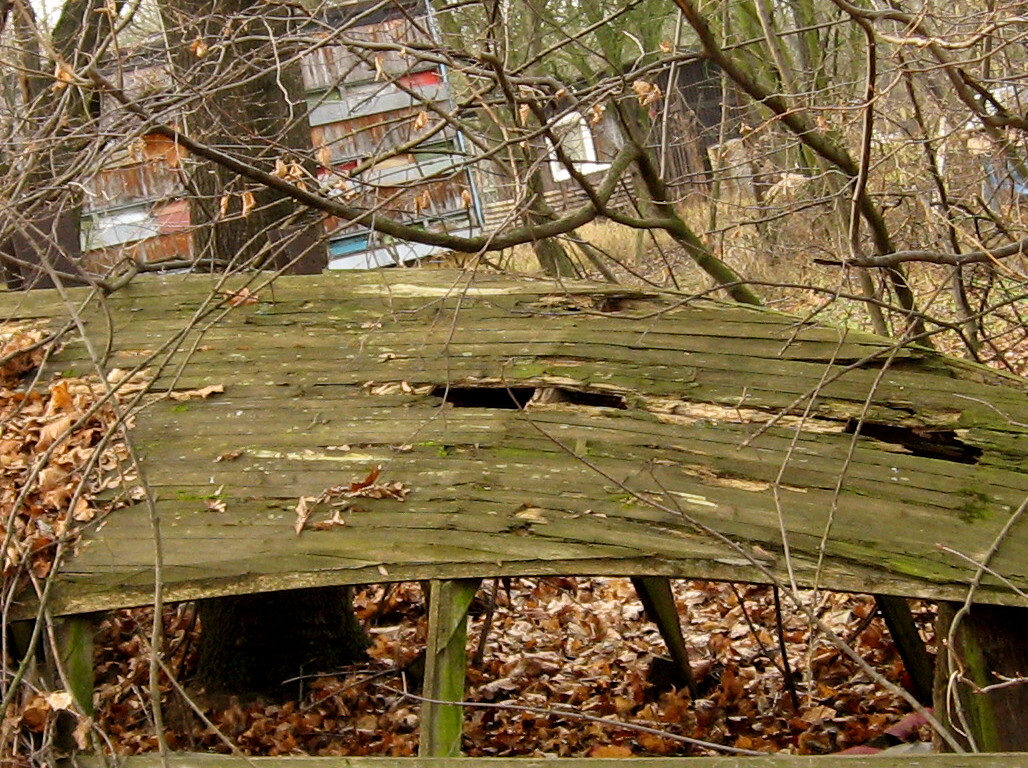
#> input picture tools/jpeg_host/photos/compact_canon_a540.jpg, 1028 x 768 px
$ python convert_reference.py photos/compact_canon_a540.jpg --dir landscape
#> lines starting #> are read from the running program, lines starting #| are printed output that depends on the picture
# Reference for the look of the frame's own JPEG conversion (tools/jpeg_host/check.py compares the
# two): crop, enhance and dither a photo with Pillow, written as an exact-palette 24-bit BMP.
import sys
import os.path
from PIL import Image, ImagePalette, ImageOps, ImageEnhance, ImageFilter
import argparse

# Get arguments
parser = argparse.ArgumentParser(description='Process images for e-ink display.')
parser.add_argument('image_file', type=str, help='Input image file')
parser.add_argument('--dir', choices=['landscape', 'portrait'], help='Image direction (landscape or portrait)')
args = parser.parse_args()
input_filename = args.image_file
display_direction = args.dir

# Check whether the input file exists
if not os.path.isfile(input_filename):
    print(f'Error: file {input_filename} does not exist')
    sys.exit(1)

# Read input image
input_image = Image.open(input_filename)
#> input_image is the input picture: PIL image 1028x768 RGB; mean R, G, B 123.2, 102.2, 66.1

# Get the original image size
width, height = input_image.size
#> width = 1028; height = 768

# Specified target size
if display_direction:
    if display_direction == 'landscape':
        target_width, target_height = 800, 480
    else:
        target_width, target_height = 480, 800
else:
    if  width > height:
        target_width, target_height = 800, 480
    else:
        target_width, target_height = 480, 800

# Cover mode: scale to fill entire frame, crop excess from center
scale_ratio = max(target_width / width, target_height / height)
#> scale_ratio = 0.778

# Calculate the size after scaling
scaled_width = int(width * scale_ratio)
#> scaled_width = 800
scaled_height = int(height * scale_ratio)
#> scaled_height = 597

# Resize image to cover
scaled_image = input_image.resize((scaled_width, scaled_height), Image.Resampling.LANCZOS)

# Calculate crop box to center the image
left = (scaled_width - target_width) // 2
#> left = 0
top = (scaled_height - target_height) // 2
#> top = 58
right = left + target_width
#> right = 800
bottom = top + target_height
#> bottom = 538

# Crop to target size from center
resized_image = scaled_image.crop((left, top, right, bottom))
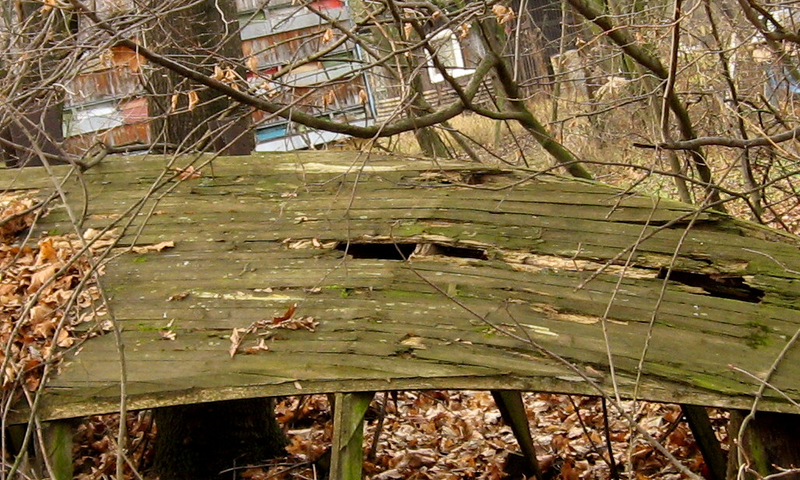
#> resized_image: PIL image 800x480 RGB; mean R, G, B 125.1, 104.5, 67.2

# Enhance image
img = resized_image
img = img.filter(ImageFilter.UnsharpMask(radius=1.0, percent=110, threshold=3))
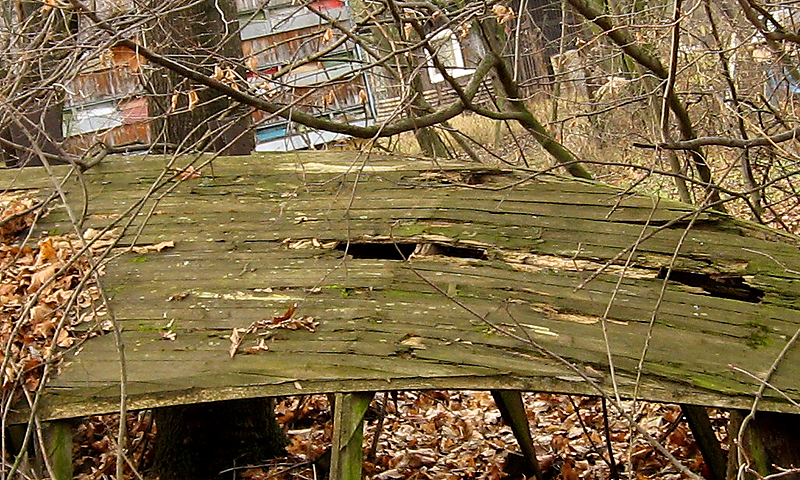
#> img: PIL image 800x480 RGB; mean R, G, B 125.3, 105.3, 68.9
img = ImageEnhance.Contrast(img).enhance(1.1)
img = ImageEnhance.Color(img).enhance(1.2)

# Prepare output filename
output_filename = os.path.splitext(input_filename)[0] + '_output.bmp'

# Palette approximating how the panel's inks actually look (duller than pure RGB).
# Dithering against it gives more accurate colors than dithering against pure values.
dither_pal = (
    5, 5, 5,        # black
    245, 245, 245,  # white
    65, 140, 30,    # green
    30, 65, 240,    # blue
    190, 0, 0,      # red
    255, 245, 55,   # yellow
    230, 125, 0     # orange
)

# Pure panel colours written to the output BMP, in the same order as dither_pal.
output_pal = (
    0, 0, 0,        # black
    255, 255, 255,  # white
    0, 255, 0,      # green
    0, 0, 255,      # blue
    255, 0, 0,      # red
    255, 255, 0,    # yellow
    255, 128, 0     # orange
)

# Dither using the realistic palette, then swap in the exact output values (indices stay the same)
pal_img = Image.new("P", (1,1))
pal_img.putpalette(dither_pal)
out_img = img.quantize(dither=Image.FLOYDSTEINBERG, palette=pal_img)
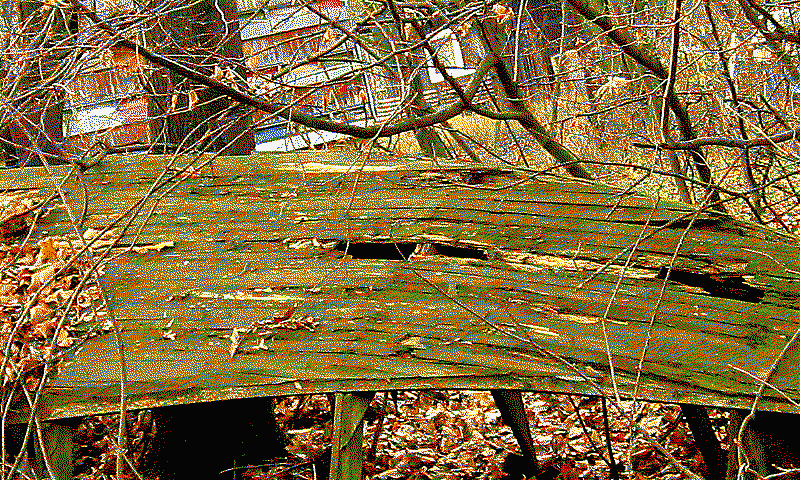
#> out_img: PIL image 800x480 P; mean R, G, B 129.5, 105.6, 58.3
out_img.putpalette(output_pal)
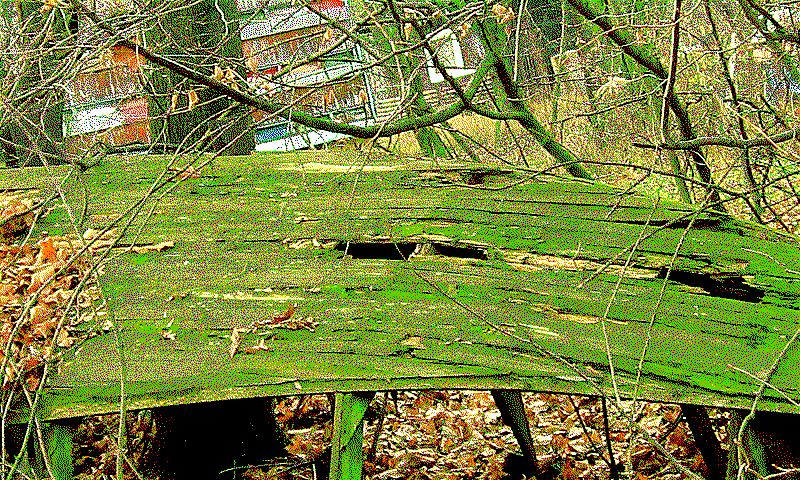
#> out_img: PIL image 800x480 P; mean R, G, B 124.7, 133.2, 50.1
out_img = out_img.convert('RGB')
print(f'Image converted: {input_filename} > {output_filename}')

# Save result
out_img.save(output_filename)

$ run again, on tools/jpeg_host/photos/dslr_nikon_d70s_o6.jpg
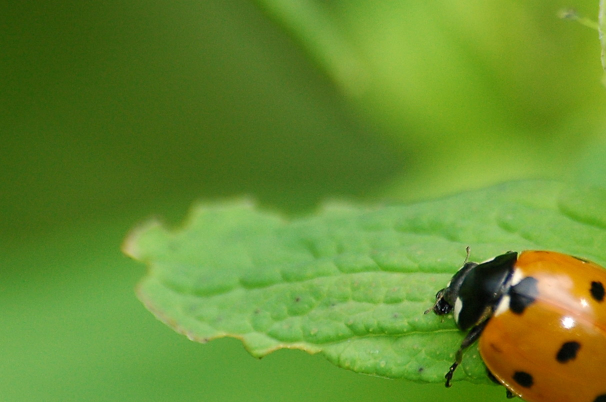
#> input picture tools/jpeg_host/photos/dslr_nikon_d70s_o6.jpg, 1212 x 804 px (shown at 1/2 size)
#> input_image is the input picture: PIL image 1212x804 RGB; mean R, G, B 102.5, 141, 47.2
#> `img = ImageEnhance.Color(img).enhance(1.2)`:
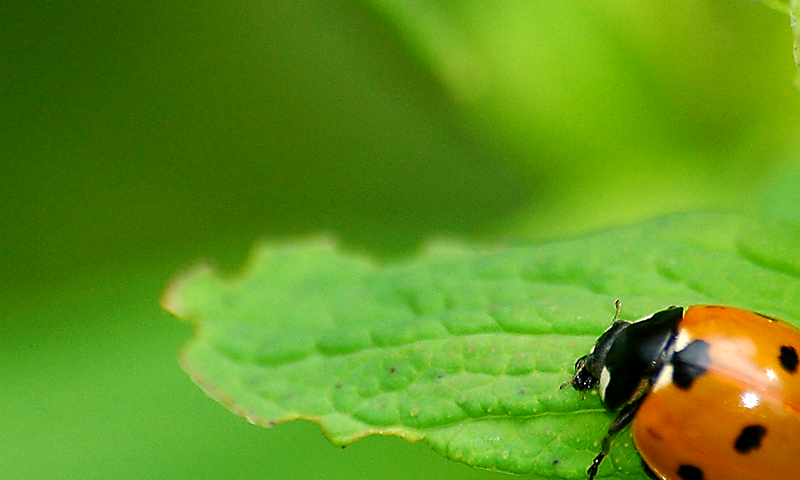
#> img: PIL image 800x480 RGB; mean R, G, B 97.2, 147.8, 28.5
#> `out_img.putpalette(output_pal)`:
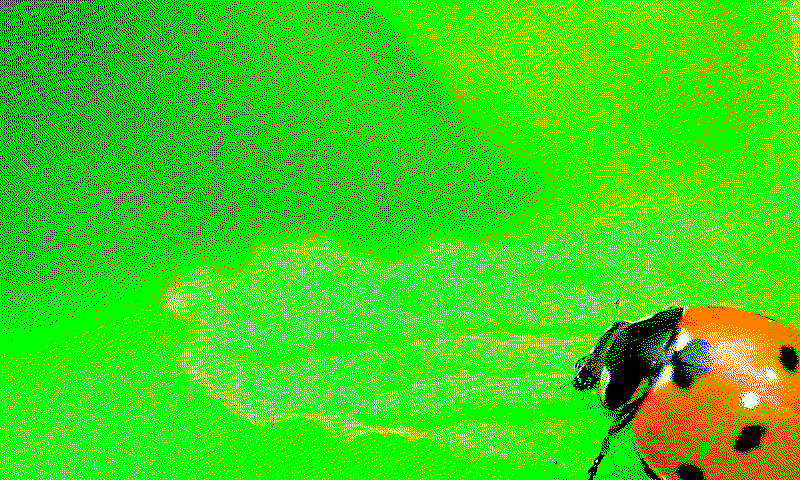
#> out_img: PIL image 800x480 P; mean R, G, B 54.6, 220.8, 14.4

$ run again, on tools/jpeg_host/photos/iphone16pro_heic_export.jpg
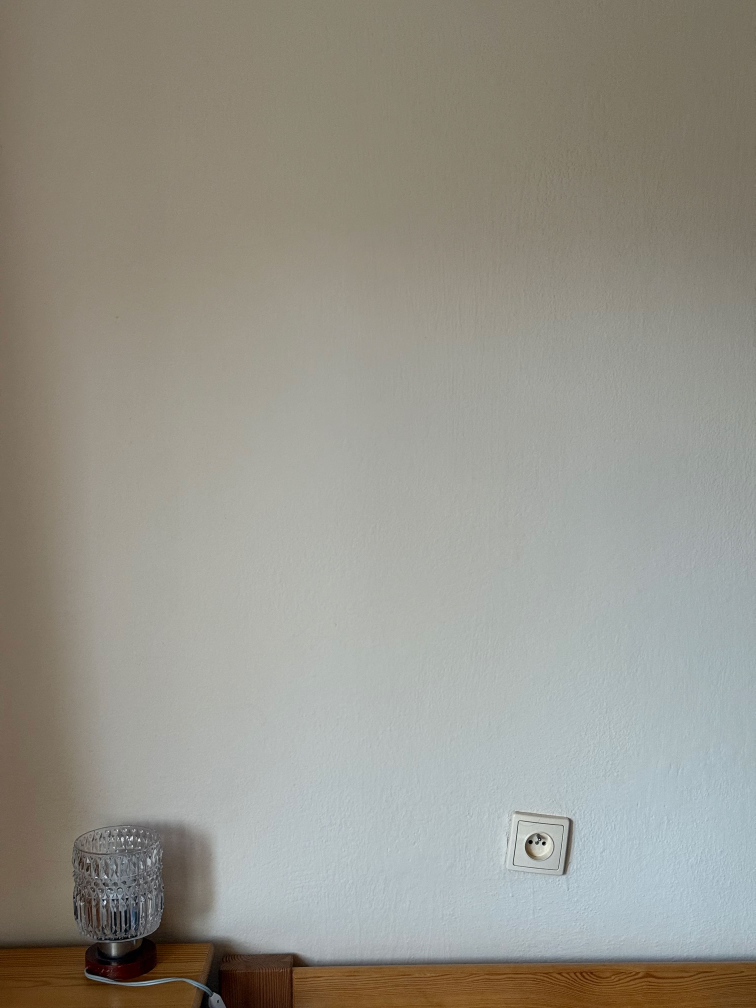
#> input picture tools/jpeg_host/photos/iphone16pro_heic_export.jpg, 3024 x 4032 px (shown at 1/4 size)
#> input_image is the input picture: PIL image 3024x4032 RGB; mean R, G, B 150.7, 148.4, 139.1
#> `resized_image = scaled_image.crop((left, top, right, bottom))`:
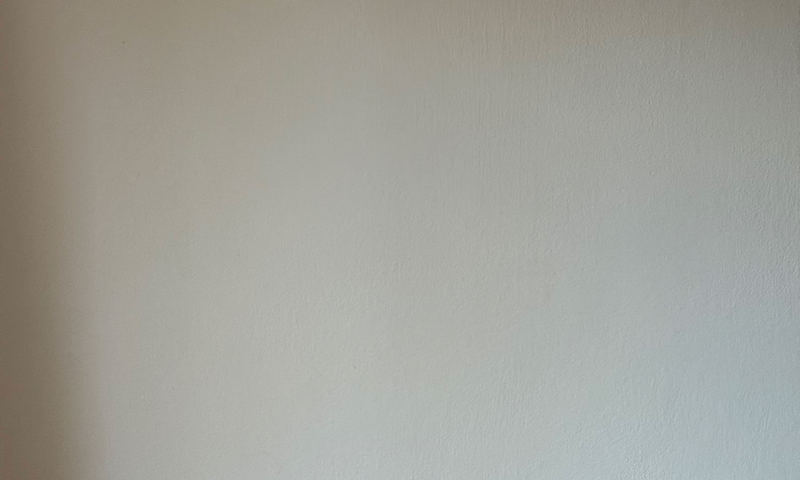
#> resized_image: PIL image 800x480 RGB; mean R, G, B 161.4, 161.4, 154.3
#> `out_img.putpalette(output_pal)`:
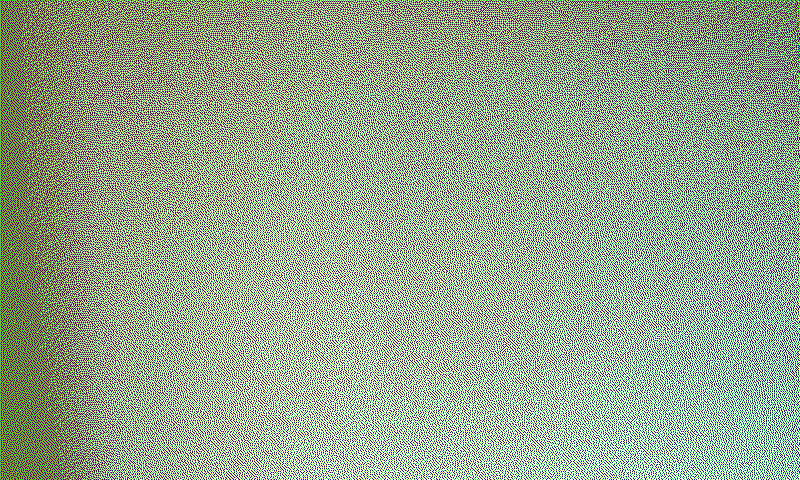
#> out_img: PIL image 800x480 P; mean R, G, B 151, 168.6, 149

$ run again, on tools/jpeg_host/photos/iphone3gs_export.jpg
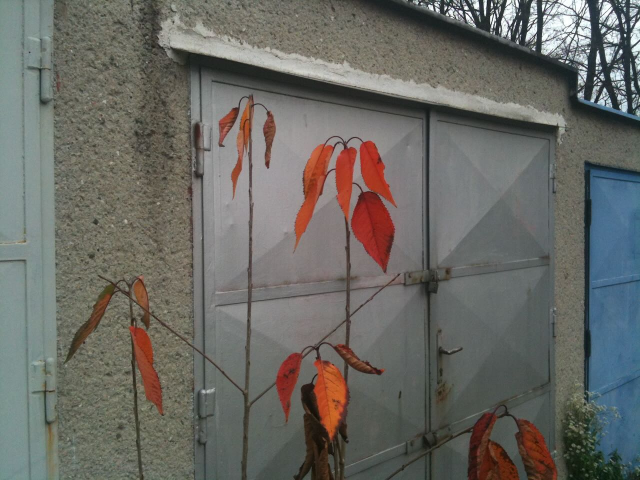
#> input picture tools/jpeg_host/photos/iphone3gs_export.jpg, 1280 x 960 px (shown at 1/2 size)
#> input_image is the input picture: PIL image 1280x960 RGB; mean R, G, B 105.3, 105.2, 100.2
#> `img = ImageEnhance.Color(img).enhance(1.2)`:
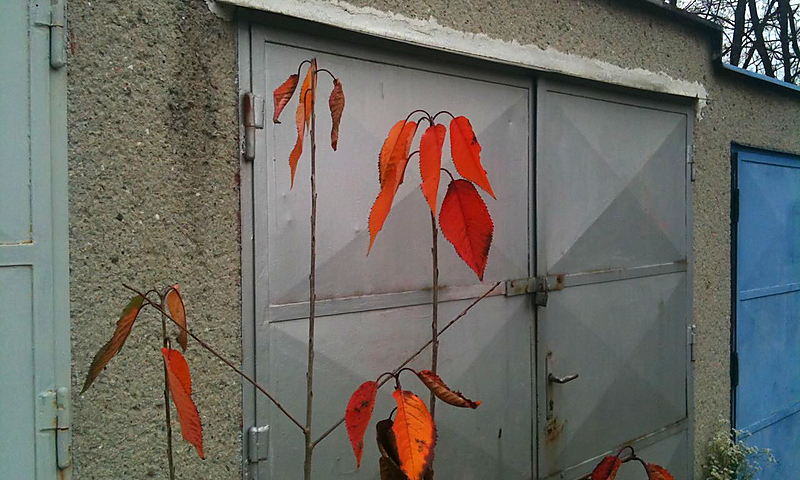
#> img: PIL image 800x480 RGB; mean R, G, B 107.3, 106, 100
#> `out_img.putpalette(output_pal)`:
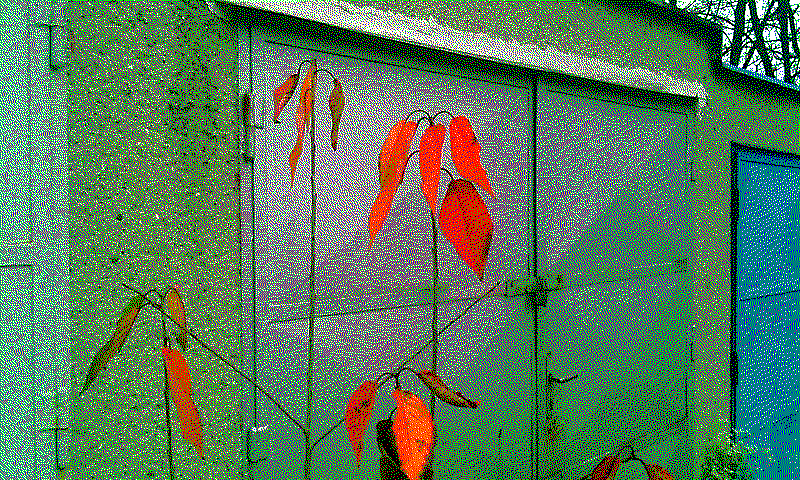
#> out_img: PIL image 800x480 P; mean R, G, B 89.2, 123, 93.9
